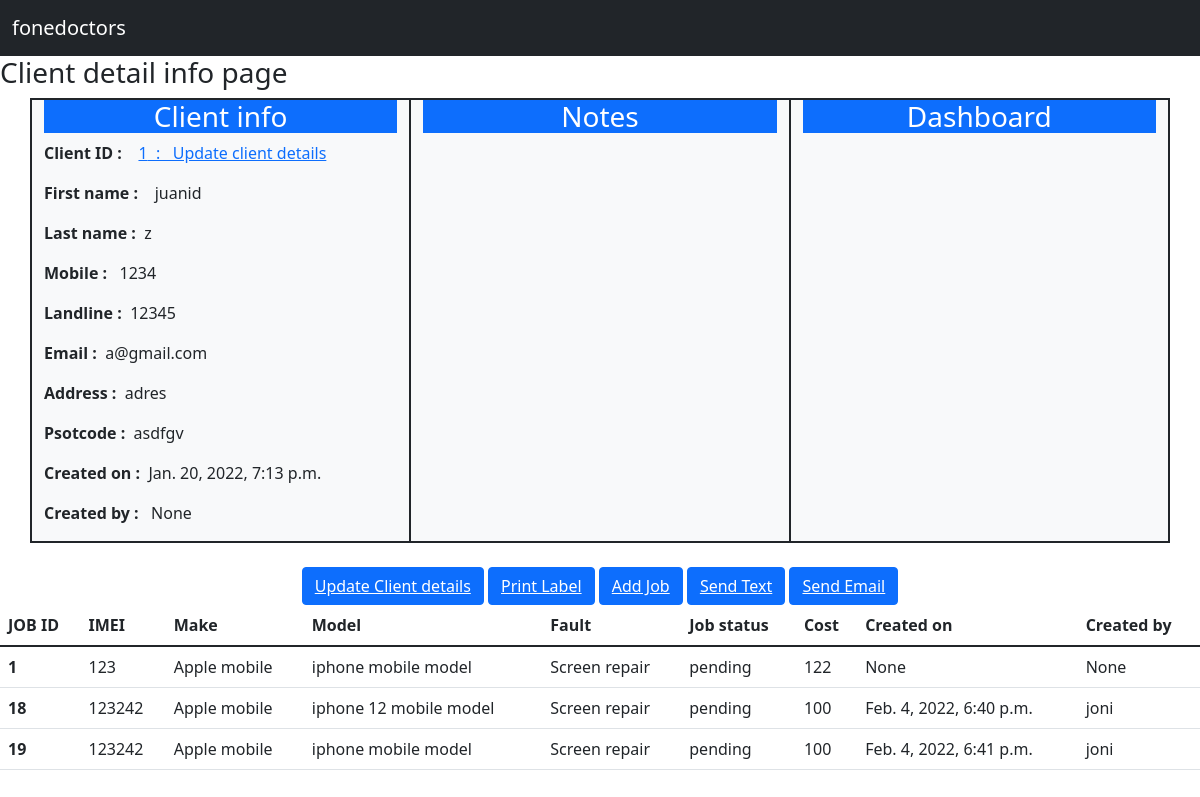
Before: /Client_detail_info/1 with the older database file.
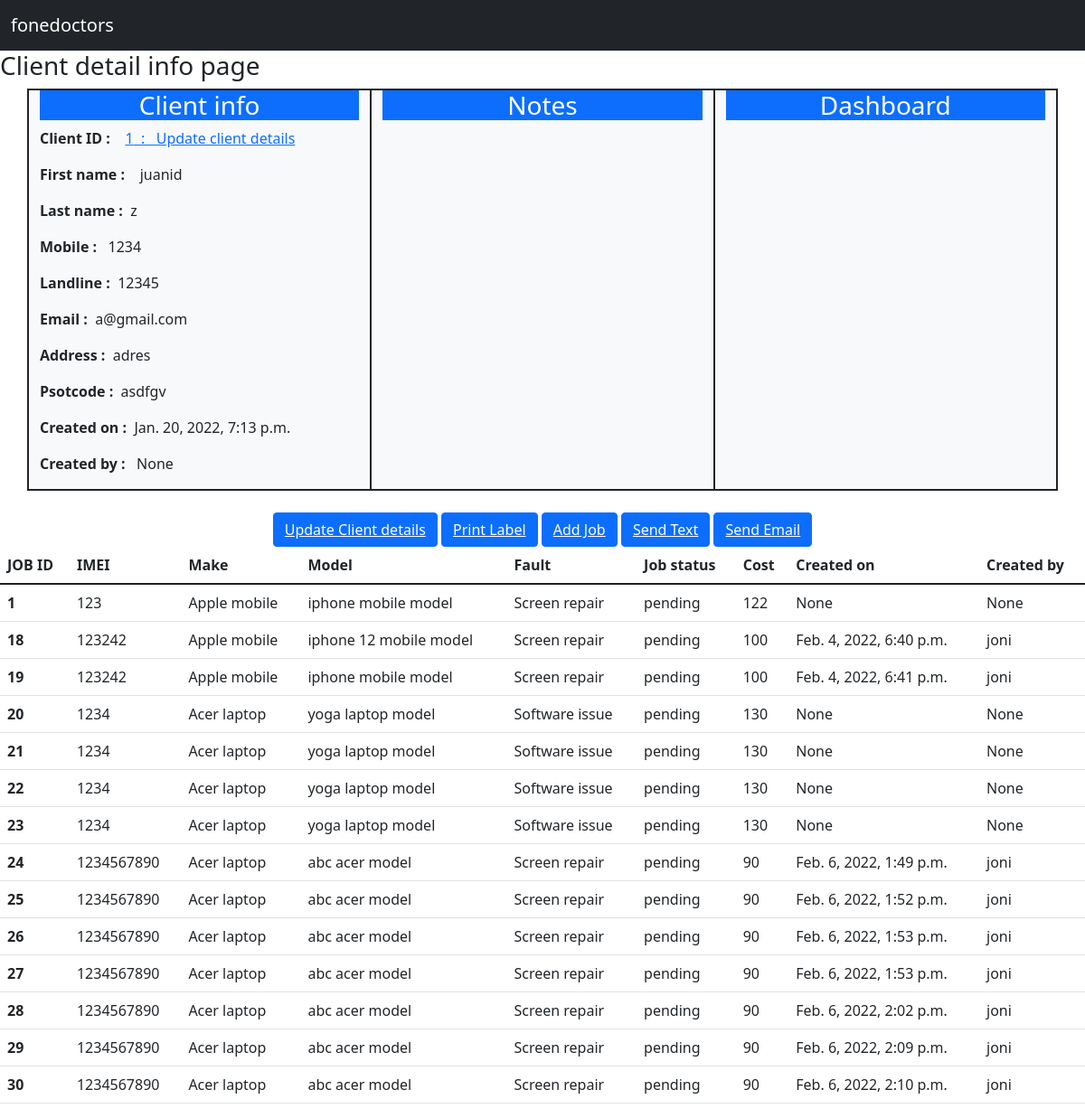
After: the same page with the newer database file.
### customer/models.py (models this page shows, shortened)
class Customer(models.Model):
    id = models.AutoField(primary_key=True)
    first_name = models.CharField(max_length=250)
    last_name = models.CharField(max_length=250)
    phone  = models.IntegerField()
    landline  = models.IntegerField()
    email = models.EmailField(max_length=250)
    address = models.CharField(max_length=250)
    postcode = models.CharField(max_length=250)
    created_date = models.DateTimeField(null=True, blank= True)#
    created_by = models.ForeignKey(User,on_delete=models.CASCADE, null=True, blank=True)

### Jobs/models.py (models this page shows, shortened)
class Jobs(models.Model):
    customer = models.ForeignKey(Customer,on_delete = models.CASCADE, related_name = 'job_customer')
    device =  models.ForeignKey(Devices,on_delete = models.CASCADE, related_name = 'job_device', null = True, blank=True)
    make = models.ForeignKey(Make,on_delete = models.CASCADE, related_name = 'job_make')
    model = models.ForeignKey(Model,on_delete = models.CASCADE, related_name = 'job_model')
    fault =  models.ForeignKey(Fault,on_delete = models.CASCADE, related_name = 'job_faults')
    description = models.TextField()
    imei = models.CharField(max_length=250)
    accessories = models.ForeignKey(Accessories,on_delete = models.CASCADE, related_name = 'job_acessories')
    sale_item = models.ForeignKey(Sale_item,on_delete = models.CASCADE, related_name = 'job_acessories')
    passcode = models.CharField(max_length=250)
    network = models.ForeignKey(Network,on_delete = models.CASCADE, related_name = 'job_network')
    cost = models.IntegerField()
    job_status = models.ForeignKey(Job_status,on_delete = models.CASCADE, related_name = 'job_job_status')
    collection_time = models.DateTimeField()
    payment_status = models.CharField(choices= PAYMENT_STATUS, max_length=250)
    created_date = models.DateTimeField(null=True, blank=True)
    created_by = models.ForeignKey(User, on_delete = models.CASCADE, null=True, blank=True)

class Make(models.Model):
    device = models.ForeignKey(Devices,on_delete=models.CASCADE, related_name='make_device')
    make = models.CharField(max_length=250)
    def __str__(self):
        return self.make

class Model(models.Model):
    make = models.ForeignKey(Make,on_delete=models.CASCADE)
    model = models.CharField(max_length=250)
    def __str__(self):
        return self.model

class Fault(models.Model):
    fault =  models.CharField(max_length=250)
    def __str__(self):
        return self.fault

class Job_status(models.Model):
    job_status =  models.CharField(max_length=250)
    def __str__(self):
        return self.job_status

### customer/views.py (the view)
# urls.py: path('Client_detail_info/<str:id>', views.Client_detail_info, name='Client_detail_info'),
def Client_detail_info(request,id):
    customer = Customer.objects.get(id=id)
    jobs = Jobs.objects.filter(customer=customer)#first cusomer is field/column from job models and 2 customer is variable from  line 46
    context = {'customer_context':customer, 'jobs_context':jobs}
    return render(request, 'Client_detail_info.html',context)

### templates/Client_detail_info.html
{% extends 'base.html' %}
{% block content %}
<h3>Client detail info page </h3>
<div class="container border border-dark">
  <div class="row">
    <div class="col border border-dark bg-light" >
      <h3 class="text-white bg-primary text-center">Client info</h3>
       <p><strong>Client ID : </strong>&nbsp;&nbsp; <a href="{% url 'update_client_details' customer_context.id %}">{{customer_context.id}}&nbsp;&nbsp;:&nbsp;&nbsp;  Update client details</a> </p>
      <p><strong>First name : </strong>&nbsp;&nbsp; {{customer_context.first_name}}</p>
      <p><strong> Last name :</strong>&nbsp;&nbsp;{{customer_context.last_name}}</p>
      <p><strong>Mobile     :</strong> &nbsp;&nbsp;{{customer_context.phone}}</p>
      <p><strong> Landline  :</strong>&nbsp;&nbsp;{{customer_context.landline}}</p>
      <p><strong> Email     :</strong>&nbsp;&nbsp;{{customer_context.email}}</p>
      <p><strong> Address   :</strong>&nbsp;&nbsp;{{customer_context.address}}</p>
      <p><strong> Psotcode  :</strong>&nbsp;&nbsp;{{customer_context.postcode}}</p>
      <p><strong>Created on :</strong>&nbsp;&nbsp;{{customer_context.created_date}}</p>
      <p><strong>Created by :</strong>&nbsp;&nbsp; {{customer_context.created_by}}</p>
    </div>
    <div class="col border border-dark bg-light" >
      <h3 class="text-white bg-primary text-center">Notes</h3>
    </div>
    <div class="col border border-dark bg-light" >
      <h3 class="text-white bg-primary text-center">Dashboard</h3>
    </div>
  </div>
</div>
<br>
<center><button  type="button" class="btn btn-primary"> <a class="text-white" href="{% url 'update_client_details' customer_context.id %}">Update Client details</a></button>
  <button type="button" class="btn btn-primary"> <a class="text-white" href="#">Print Label</a></button>
  <button type="button" class="btn btn-primary"> <a class="text-white" href="{% url 'add_direct_job' customer_context.id %}">Add Job</a></button>
  <button type="button" class="btn btn-primary"> <a class="text-white" href="#">Send Text</a></button>
  <button type="button" class="btn btn-primary"> <a class="text-white" href="#">Send Email</a></button>
</center>
    <table class="table table-hover">
      <thead>
        <tr>
          <th scope="col">JOB ID</th>
          <th scope="col">IMEI</th>
          <th scope="col">Make</th>
          <th scope="col">Model</th>
          <th scope="col">Fault</th>
          <th scope="col">Job status</th>
          <th scope="col">Cost</th>
          <th scope="col">Created on</th>
          <th scope="col">Created by </th>
        </tr>
      </thead>
      <tbody>
      {% for jobs_context in jobs_context %}
         <tr>
          <th>{{jobs_context.id}}</th>
          <td>{{jobs_context.imei}}</td>
          <td>{{jobs_context.make}}</td>
          <td>{{jobs_context.model}}</td>
          <td>{{jobs_context.fault}}</td>
          <td>{{jobs_context.job_status}}</td>
          <td>{{jobs_context.cost}}</td>
          <td>{{jobs_context.created_date}}</td>
          <td>{{jobs_context.created_by}}</td>
        </tr>
        {% endfor %}
      </tbody>
    </table>
{% endblock %}

### templates/base.html (shortened to what this page needs)
<!doctype html>
{% load static %}
<html lang="en">
  <head>
    <link href="https://cdn.jsdelivr.net/npm/bootstrap@5.1.3/dist/css/bootstrap.min.css" rel="stylesheet">
  </head>
  <body>
   {% include 'includes/header.html' %}
   {% block content %} {% endblock %}
  </body>
</html>

### templates/includes/header.html (shortened to what this page needs)
<nav class="navbar navbar-expand-lg navbar-dark bg-dark">
    <div class="container-fluid">
      <a class="navbar-brand" href="{% url 'dashboard' %}">fonedoctors</a>
    </div>
  </nav>

Changed rows visible on the page:
added Jobs: id "20", imei "1234", make "Acer laptop", model "yoga laptop model", fault "Software issue", job_status "pending", cost "130", created_date "None", created_by "None"
added Jobs: id "21", imei "1234", make "Acer laptop", model "yoga laptop model", fault "Software issue", job_status "pending", cost "130", created_date "None", created_by "None"
added Jobs: id "22", imei "1234", make "Acer laptop", model "yoga laptop model", fault "Software issue", job_status "pending", cost "130", created_date "None", created_by "None"
added Jobs: id "23", imei "1234", make "Acer laptop", model "yoga laptop model", fault "Software issue", job_status "pending", cost "130", created_date "None", created_by "None"
added Jobs: id "24", imei "1234567890", make "Acer laptop", model "abc acer model", fault "Screen repair", job_status "pending", cost "90", created_date "Feb. 6, 2022, 1:49 p.m.", created_by "joni"
added Jobs: id "25", imei "1234567890", make "Acer laptop", model "abc acer model", fault "Screen repair", job_status "pending", cost "90", created_date "Feb. 6, 2022, 1:52 p.m.", created_by "joni"
added Jobs: id "26", imei "1234567890", make "Acer laptop", model "abc acer model", fault "Screen repair", job_status "pending", cost "90", created_date "Feb. 6, 2022, 1:53 p.m.", created_by "joni"
added Jobs: id "27", imei "1234567890", make "Acer laptop", model "abc acer model", fault "Screen repair", job_status "pending", cost "90", created_date "Feb. 6, 2022, 1:53 p.m.", created_by "joni"
added Jobs: id "28", imei "1234567890", make "Acer laptop", model "abc acer model", fault "Screen repair", job_status "pending", cost "90", created_date "Feb. 6, 2022, 2:02 p.m.", created_by "joni"
added Jobs: id "29", imei "1234567890", make "Acer laptop", model "abc acer model", fault "Screen repair", job_status "pending", cost "90", created_date "Feb. 6, 2022, 2:09 p.m.", created_by "joni"
added Jobs: id "30", imei "1234567890", make "Acer laptop", model "abc acer model", fault "Screen repair", job_status "pending", cost "90", created_date "Feb. 6, 2022, 2:10 p.m.", created_by "joni"
